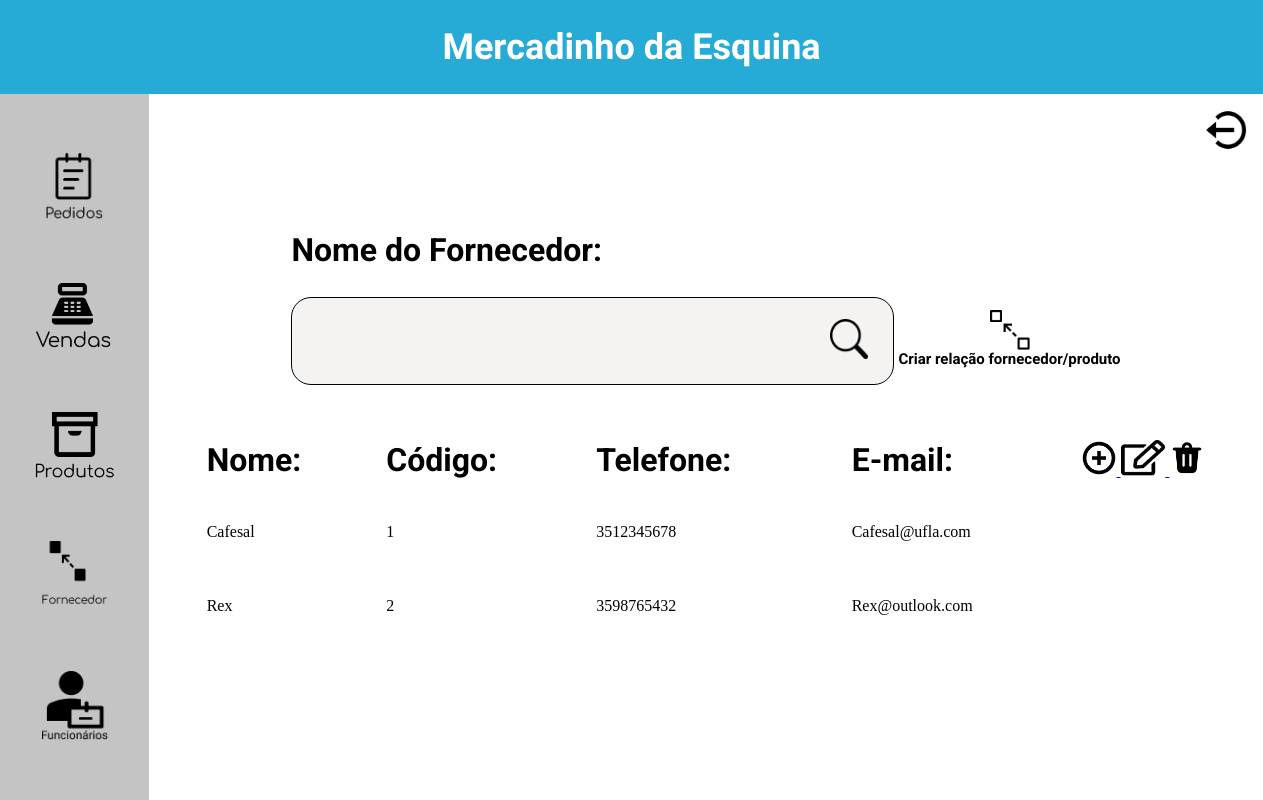
The page /mercadinho/fornecedores.php on the database its author committed.
### tables this page shows
create table fornecedores (
    id_fornecedor INT NOT NULL PRIMARY KEY AUTO_INCREMENT,
    nome VARCHAR(50) NOT NULL,
    telefone BIGINT(20) NOT NULL,
    email VARCHAR(255) NOT NULL,
    estado VARCHAR(50) DEFAULT NULL,
    cidade VARCHAR(50) DEFAULT NULL,
    endereço VARCHAR(50) DEFAULT NULL
);

### mercadinho/fornecedores.php (the view, shortened to what this page needs)
<html lang="pt-br">
<head>
    <link rel="stylesheet" type="text/css" href="styles/styles.css"/>
</head>
<header class="header">
  <h1 class="header-title">Mercadinho da Esquina</h1>
</header>
<body>
<div class="leftbar-gerente">
    <a href="pedidos.php">
      <img src="assets/Botao Pedidos.png" class="img-botao-gerente" alt="PEDIDOS">
    </a>
    <a href="vendas.php">
      <img src="assets/Botao Vendas.png" class="img-botao-gerente" alt="VENDAS">
    </a>
    <a href="produtos.php">
      <img src="assets/Botao Produtos.png" class="img-botao-gerente" alt="PRODUTOS">
    </a>
    <a href="fornecedores.php">
      <img src="assets/Botao Fornecedor.png" class="img-botao-gerente" alt="FORNECEDORES">
    </a>
    <a href="funcionarios.php">
      <img src="assets/Botao Caixa.png" class="img-botao-gerente" alt="CAIXA">
    </a>
  </div>
  <div class="content-gerente">
    <button style="background-color: rgb(0,0,0,0); border: 0; align-self: end; margin-right: 13px; margin-top: 11px;">
        <a href="index.php">
            <img src="assets/log-out-circle.png" style="height: 50px"/>
        </a>
    </button>
    <div style="margin-top: 76px">
      <h1 class="searchfield-title">Nome do Fornecedor:</h1>
      <div class="search-field-layout">
        <input class="search-field" type="text"/>
        <button class="search-button">
          <img class="search-icon" src="assets/Search.png"/>
        </button>
        <div style="display: flex; flex-direction: column; align-items: center; margin-left: 30px">
          <a href="fornece.php">
            <img class="search-icon" src="assets/fornece.png"/>
          </a>
          <h1 style="font-size: 15px;">Criar relação fornecedor/produto</h1>
        </div>
      </div>
    </div>
    <div style="width: 100%; max-width: 1366px; margin-top: 38px;">
      <table style="width: 100%; margin-left: 5%">
        <tr>
          <td>
            <h1>Nome:</h1>
          </td>
          <td>
            <h1>Código:</h1>
          </td>
          <td>
            <h1>Telefone:</h1>
          </td>
          <td>
            <h1>E-mail:</h1>
          </td>
          <td>
            <a href="HTML/cadastrar-fornecedor.php">
              <img src="assets/dashicons_insert.png" style="height: 36px"/>
            </a>
            <a href="HTML/editar-fornecedor.php">
              <img src="assets/Edit.png" style="height: 36px" />
            </a>
            <a href="HTML/deletar-fornecedor.php">
              <img src="assets/delete.png" style="height: 36px" />
            </a>
          </td>
        </tr>
        <?php
         $servername = "localhost";
         $username = "root";
         $password = "";
         $dbname = "mercadinho";
         $conn = new mysqli($servername, $username, $password, $dbname);
         $sql = "SELECT id_fornecedor, nome, telefone, email, estado, cidade, endereço
         FROM fornecedores";
         $result = $conn->query($sql);
         if ($result and $result->num_rows > 0) {
             while($row = $result->fetch_assoc()) {
              echo "<tr>".
              "<td>".$row['nome']."</td>".
              "<td>".$row['id_fornecedor']."</td>".
              "<td>".$row['telefone']."</td>".
              "<td>".$row['email']."</td>"."<td>"."<tr>";
             }
         }
         else {
             echo "Nenhum fornecedor cadastrado";
         }
        ?>
    </table>
    </div>
  </div>
</body>
    <br>
<br><br>
</html>

### mercadinho/styles/styles.css (style rules this page uses)
* { margin: 0; padding: 0; box-sizing: border-box; }
html, body, #root { min-height: 100vh; width: 100vw; }
body { padding-top: 94px; display: flex; flex-direction: column; align-items: center; }
h1, h2, h3 { font-family: 'Roboto'; }
input[type=text], input[type=password], input[type=number] { margin-top: 5px; height: 88px; background-color: #F5F2F2; border: 1px solid #000000; box-sizing: border-box; border-radius: 20px; padding-left: 10px; font-size: 36px; }
button { background-color: rgb(0,0,0,0); border: 0; }
table { width: 100%; margin-left: 10%; }
td { height: 70px; }
.header { top: 0; background-color: #25ABD6; height: 94px; width: 100vw; display: flex; justify-content: center; align-items: center; position: fixed; z-index: 1000; }
.header-title { color:white; font-family: 'Comfortaa'; font-size: 36px; }
.img-botao-gerente { height: 70px; }
.leftbar-gerente { position: fixed; top: 94; height: 100%; width: 149px; background-color: #C4C4C4; display: flex; flex-direction: column; justify-content: space-evenly; align-items: center; align-self: flex-start; z-index: 1000; padding-bottom: 94; }
.content-gerente { width: 100%; display: flex; flex-direction: column; align-items: center; padding-left: 149px; }
.search-field { width: 603px; padding-right: 64px; }
.search-field-layout { margin-top: 23px; flex-direction: row; align-items: center; display: flex; }
.search-button { margin-left: -64px; }
.search-icon { height: 40px; }

### mercadinho/fornecedores.php (style rules this page uses)
td { height: 70px; }

### rows shown on the page
fornecedores: nome "Cafesal", id_fornecedor "1", telefone "3512345678", email "Cafesal@ufla.com"
fornecedores: nome "Rex", id_fornecedor "2", telefone "3598765432", email "Rex@outlook.com"
